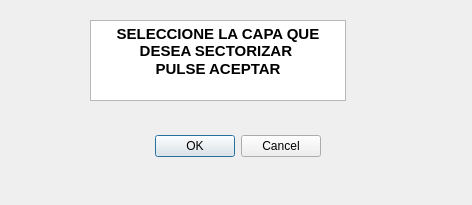
<?xml version="1.0" encoding="UTF-8"?>
<ui version="4.0">
 <class>Dialog</class>
 <widget class="QDialog" name="Dialog">
  <property name="geometry">
   <rect>
    <x>0</x>
    <y>0</y>
    <width>472</width>
    <height>205</height>
   </rect>
  </property>
  <property name="windowTitle">
   <string>Dialog</string>
  </property>
  <widget class="QDialogButtonBox" name="buttonBox">
   <property name="geometry">
    <rect>
     <x>130</x>
     <y>130</y>
     <width>191</width>
     <height>32</height>
    </rect>
   </property>
   <property name="orientation">
    <enum>Qt::Horizontal</enum>
   </property>
   <property name="standardButtons">
    <set>QDialogButtonBox::Cancel|QDialogButtonBox::Ok</set>
   </property>
  </widget>
  <widget class="QTextBrowser" name="textBrowser">
   <property name="geometry">
    <rect>
     <x>90</x>
     <y>20</y>
     <width>256</width>
     <height>81</height>
    </rect>
   </property>
   <property name="html">
    <string>&lt;!DOCTYPE HTML PUBLIC &quot;-//W3C//DTD HTML 4.0//EN&quot; &quot;http://www.w3.org/TR/REC-html40/strict.dtd&quot;&gt;
&lt;html&gt;&lt;head&gt;&lt;meta name=&quot;qrichtext&quot; content=&quot;1&quot; /&gt;&lt;style type=&quot;text/css&quot;&gt;
p, li { white-space: pre-wrap; }
&lt;/style&gt;&lt;/head&gt;&lt;body style=&quot; font-family:'MS Shell Dlg 2'; font-size:7.8pt; font-weight:400; font-style:normal;&quot;&gt;
&lt;p align=&quot;center&quot; style=&quot; margin-top:0px; margin-bottom:0px; margin-left:0px; margin-right:0px; -qt-block-indent:0; text-indent:0px;&quot;&gt;&lt;span style=&quot; font-size:11pt; font-weight:600;&quot;&gt;SELECCIONE LA CAPA QUE DESEA SECTORIZAR &lt;/span&gt;&lt;/p&gt;
&lt;p align=&quot;center&quot; style=&quot; margin-top:0px; margin-bottom:0px; margin-left:0px; margin-right:0px; -qt-block-indent:0; text-indent:0px;&quot;&gt;&lt;span style=&quot; font-size:11pt; font-weight:600;&quot;&gt;PULSE ACEPTAR&lt;/span&gt;&lt;/p&gt;&lt;/body&gt;&lt;/html&gt;</string>
   </property>
  </widget>
 </widget>
 <resources/>
 <connections>
  <connection>
   <sender>buttonBox</sender>
   <signal>accepted()</signal>
   <receiver>Dialog</receiver>
   <slot>accept()</slot>
   <hints>
    <hint type="sourcelabel">
     <x>248</x>
     <y>254</y>
    </hint>
    <hint type="destinationlabel">
     <x>157</x>
     <y>274</y>
    </hint>
   </hints>
  </connection>
  <connection>
   <sender>buttonBox</sender>
   <signal>rejected()</signal>
   <receiver>Dialog</receiver>
   <slot>reject()</slot>
   <hints>
    <hint type="sourcelabel">
     <x>316</x>
     <y>260</y>
    </hint>
    <hint type="destinationlabel">
     <x>286</x>
     <y>274</y>
    </hint>
   </hints>
  </connection>
 </connections>
</ui>
